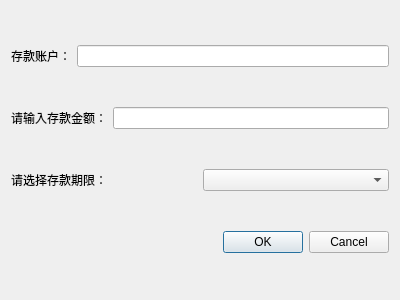
<?xml version="1.0" encoding="UTF-8"?>
<ui version="4.0">
 <class>DepositDialog</class>
 <widget class="QDialog" name="DepositDialog">
  <property name="geometry">
   <rect>
    <x>0</x>
    <y>0</y>
    <width>400</width>
    <height>300</height>
   </rect>
  </property>
  <property name="windowTitle">
   <string>Dialog</string>
  </property>
  <layout class="QVBoxLayout" name="verticalLayout">
   <item>
    <layout class="QHBoxLayout" name="horizontalLayout_3">
     <item>
      <widget class="QLabel" name="label_3">
       <property name="text">
        <string>存款账户：</string>
       </property>
      </widget>
     </item>
     <item>
      <widget class="QLineEdit" name="lineEditAccount"/>
     </item>
    </layout>
   </item>
   <item>
    <layout class="QHBoxLayout" name="horizontalLayout">
     <item>
      <widget class="QLabel" name="label">
       <property name="text">
        <string>请输入存款金额：</string>
       </property>
      </widget>
     </item>
     <item>
      <widget class="QLineEdit" name="lineEditAmount"/>
     </item>
    </layout>
   </item>
   <item>
    <layout class="QHBoxLayout" name="horizontalLayout_2">
     <item>
      <widget class="QLabel" name="label_2">
       <property name="text">
        <string>请选择存款期限：</string>
       </property>
      </widget>
     </item>
     <item>
      <widget class="QComboBox" name="comboBoxTerm"/>
     </item>
    </layout>
   </item>
   <item>
    <widget class="QDialogButtonBox" name="buttonBox">
     <property name="orientation">
      <enum>Qt::Horizontal</enum>
     </property>
     <property name="standardButtons">
      <set>QDialogButtonBox::Cancel|QDialogButtonBox::Ok</set>
     </property>
    </widget>
   </item>
  </layout>
 </widget>
 <resources/>
 <connections>
  <connection>
   <sender>buttonBox</sender>
   <signal>accepted()</signal>
   <receiver>DepositDialog</receiver>
   <slot>accept()</slot>
   <hints>
    <hint type="sourcelabel">
     <x>248</x>
     <y>254</y>
    </hint>
    <hint type="destinationlabel">
     <x>157</x>
     <y>274</y>
    </hint>
   </hints>
  </connection>
  <connection>
   <sender>buttonBox</sender>
   <signal>rejected()</signal>
   <receiver>DepositDialog</receiver>
   <slot>reject()</slot>
   <hints>
    <hint type="sourcelabel">
     <x>316</x>
     <y>260</y>
    </hint>
    <hint type="destinationlabel">
     <x>286</x>
     <y>274</y>
    </hint>
   </hints>
  </connection>
 </connections>
</ui>
